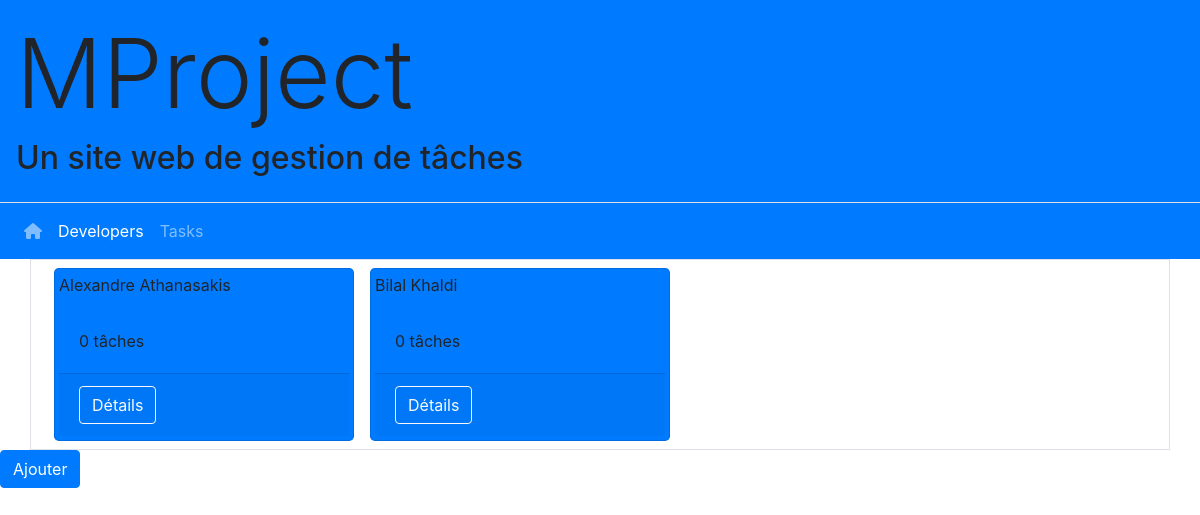
/developer/, run on the app's committed database.
### developer/models.py (models this page shows, shortened)
class Developer(models.Model):
    first_name = models.CharField("first name", max_length=200)
    last_name = models.CharField(max_length=200)
    user_name = models.CharField(max_length=50)

### developer/views.py (the view)
# urls.py: path('', IndexView.as_view(), name='index'),
class IndexView(ListView):
    model = Developer
    template_name = "developer/index.html"
    context_object_name = 'developers'
    def get_context_data(self, **kwargs):
        context = super(IndexView, self).get_context_data(**kwargs)
        context['form'] = DeveloperForm
        return context

### developer/templates/developer/index.html (shortened to what this page needs)
{% extends "_base.html" %}
{% block content %}
{% if developers %}
<div class="container-sm l-3 d-flex flex-wrap border">
    {% for dev in developers %}
    <div class="card bg-primary m-2 p-1 rounded-lg" style="width:300px">
        <div class="card-title">
            {{ dev.first_name }} {{ dev.last_name }}
        </div>
        <div class="card-body">
            {{ dev.tasks.all|length }}
            tâche{{developer.tasks.all|length|pluralize}}
        </div>
        <div class="card-footer">
            <a href="{% url 'developer:detail' dev.id %}" class="btn btn-outline-light">Détails</a>
        </div>
    </div>
    {% endfor %}
</div>
{% else %}
<div class="container m-4">
    <alert class="alert alert-warning">Il n'y a aucun dévelopeur enregistré</alert>
</div>
{% endif %}
{% include 'developer/_create_dev_modal.html' %}
{% endblock content %}

### data on the page
Developer: first_name "Alexandre", last_name "Athanasakis", tasks.all|length "0"
Developer: first_name "Bilal", last_name "Khaldi", tasks.all|length "0"
